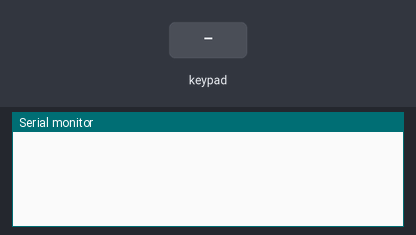
A sketch run on a simulated Arduino Uno, built with avr-gcc and run on an emulated ATmega328P. On the bench: the last lines printed to the serial monitor. The inputs (shaded band) are chosen by the test bench.

Above: at 1.2 s.
1.3 s: key '7' pressed
At 2.5 s:
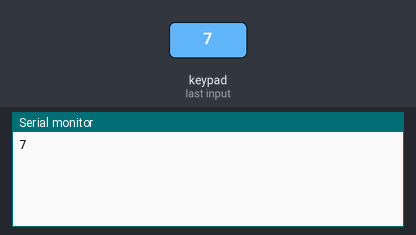
2.8 s: keypad keys 1 3 1 2 1 1 1 0 A pressed 0.4 s apart
At 6.3 s:
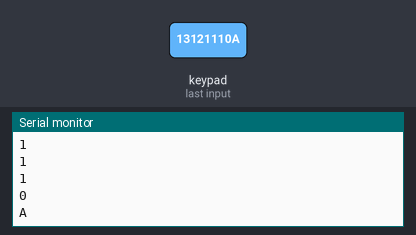
7.9 s: key 'B' pressed
At 8.9 s:
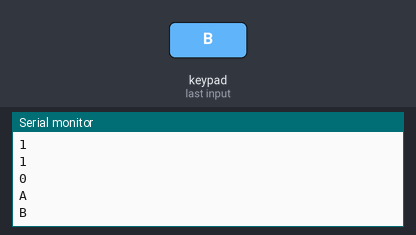
9.4 s: keypad keys 1 3 1 2 1 1 1 0 D pressed 0.4 s apart
At 13.8 s:
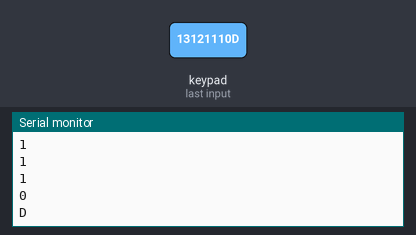
14.5 s: key 'C' pressed
At 15.2 s:
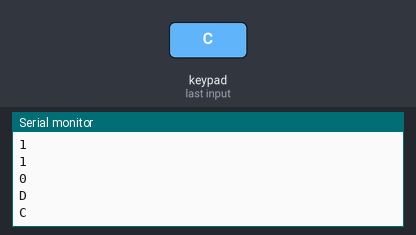
16.0 s: key 'E' pressed
At 16.4 s:
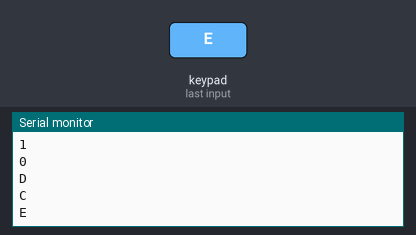
Timing chart, 0 to 18.5 s (numbered marks = the images above; inputs shaded):
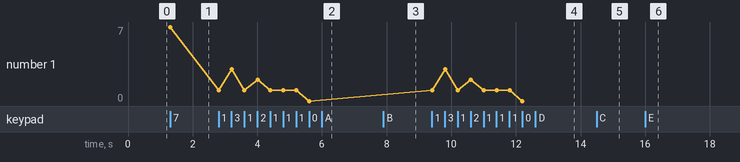

The sketch:

4_8cp1.ino
```cpp
#include <Keypad.h>
const byte ROWS = 4; // 4 Rows
const byte COLS = 4; // 4 Columns
// 定義 Keypad 的按鍵
char keys[ROWS][COLS] = {
{'7', '4', '1', '0'}, {'8','5','2', 'A'},
{'9', '6', '3', 'B'}, {'C', 'D', 'E', 'F'}
};
byte rowPins[ROWS] = {13, 12, 11, 10};
byte colPins[COLS] = {9, 8, 7, 6};

Keypad keypad =
Keypad( makeKeymap(keys), rowPins,
colPins, ROWS, COLS );
void setup(){
Serial.begin(9600);
}
void loop(){
char key = keypad.getKey(); // 讀取 Keypad的輸入
if (key != NO_KEY){
Serial.println(key);
}
}
```

Measured:
- after the input at 1.3 s, the serial monitor: prints a new line at once (image 1)
- after the input at 2.8 s, the serial monitor: prints a new line at once (image 2)
- after the input at 7.9 s, the serial monitor: prints a new line at once (image 3)
- after the input at 9.4 s, the serial monitor: prints a new line at once (image 4)
- after the input at 14.5 s, the serial monitor: prints a new line at once (image 5)
- after the input at 16.0 s, the serial monitor: prints a new line at once (image 6)
- plotted number 1: 7 → 0 after the input at 2.8 s
